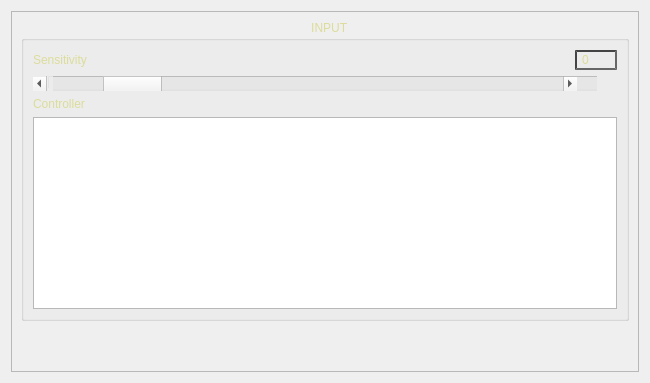
<?xml version="1.0" encoding="UTF-8"?>
<ui version="4.0">
 <class>ManipulatorController</class>
 <widget class="QWidget" name="ManipulatorController">
  <property name="enabled">
   <bool>true</bool>
  </property>
  <property name="geometry">
   <rect>
    <x>0</x>
    <y>0</y>
    <width>650</width>
    <height>383</height>
   </rect>
  </property>
  <property name="minimumSize">
   <size>
    <width>650</width>
    <height>0</height>
   </size>
  </property>
  <property name="windowTitle">
   <string>Form</string>
  </property>
  <property name="styleSheet">
   <string notr="true">QWidget{
	background-image: url(:/ta-skin/bg1.gif);
}

QLabel, QCheckBox, QTextEdit, QLineEdit, QGroupBox, QDoubleSpinBox, QSpinBox{
	font: bold 10px, &quot;Segoe UI Black&quot;;
	color: rgb(220, 220, 155);
    background-color: transparent;
}

QLabel, QCheckBox{
	border-image: url(:/ta-skin/label.gif) 11 22 10 12 repeat stretch ;
	border-width: 10;
}

QCheckBox{
	spacing: 3;
}

QCheckBox::indicator::checked, QCheckBox::indicator::unchecked{
    width: 19px;
    height: 19px;
}

QCheckBox::indicator::unchecked{
    border-image: url(:/ta-skin/lmp_off.png) 0 stretch
}

QCheckBox::indicator::checked{
    border-image: url(:/ta-skin/lmp_on.png) 0 stretch
}

QPushButton{
	font: bold 10px, &quot;Segoe UI Black&quot;;
	color: rgb(40, 20, 20);
	border-width: 8;
    border-image: url(:/ta-skin/button.gif) 10 12 11 14 repeat repeat 
}

QPushButton:pressed {
	border-image: url(:/ta-skin/button_pressed.gif) 10 12 11 14 repeat repeat
}

QScrollBar:horizontal {
    border-image: url(:/ta-skin/scroll_bg.png) 0 repeat stretch;
    height: 15px;
    margin: 0px 20px 0 20px;
}

QScrollBar::handle:horizontal {
    border-image: url(:/ta-skin/bar.png) 0 stretch;
    min-width: 5px;
    max-width: 5px;
}

QScrollBar::add-line:horizontal {
    border-image: url(:/ta-skin/arrow_off_right.png) 0 stretch;
    width: 20px;
    subcontrol-position: right;
    subcontrol-origin: margin;
}

QScrollBar::sub-line:horizontal:pressed {
    border-image: url(:/ta-skin/arrow_on_left.png) 0 stretch;
}

QScrollBar::add-line:horizontal:pressed {
    border-image: url(:/ta-skin/arrow_on_right.png) 0 stretch;
}

QScrollBar::sub-line:horizontal {
    border-image: url(:/ta-skin/arrow_off_left.png) 0 stretch;
    width: 20px;
    subcontrol-position: left;
    subcontrol-origin: margin;
}

QScrollBar::add-page:horizontal, QScrollBar::sub-page:horizontal {
    background: none;
}

QGroupBox{
    border-image: url(:/ta-skin/label-bg.png) 13 23 12 12 repeat repeat ;
    border-width: 10;
}

QGroupBox::title{
    subcontrol-origin: margin;
    subcontrol-position: top center;
    margin: 0 3
}

QLineEdit, QDoubleSpinBox, QSpinBox{
    padding: 0 3;
	border-color: #444444;
	border-style: inset;
	border-width: 2;
}

QDoubleSpinBox::up-arrow, QSpinBox::up-arrow {
    image: url(:/ta-skin/arrow_off_up.png) 0 stretch;
}

QDoubleSpinBox::down-arrow, QSpinBox::down-arrow {
    image: url(:/ta-skin/arrow_off_down.png) 0 stretch;
}

QDoubleSpinBox::up-arrow:pressed, QSpinBox::up-arrow:pressed {
    image: url(:/ta-skin/arrow_on_up.png) 0 stretch;
}

QDoubleSpinBox::down-arrow:pressed, QSpinBox::down-arrow:pressed {
    image: url(:/ta-skin/arrow_on_down.png) 0 stretch;
}</string>
  </property>
  <layout class="QVBoxLayout" name="verticalLayout_3">
   <item>
    <widget class="QScrollArea" name="scrollArea">
     <property name="styleSheet">
      <string notr="true">	QWidget{
	background-image: url(:/ta-skin/bg1.gif);
}

QLabel, QCheckBox, QTextEdit, QLineEdit, QGroupBox, QDoubleSpinBox, QSpinBox{
	font: bold 10px, &quot;Segoe UI Black&quot;;
	color: rgb(220, 220, 155);
    background-color: transparent;
}

QProgressBar{
    border-image: url(:/ta-skin/chunk_empty.png) 0 repeat stretch;
    font: 1px, &quot;Segoe UI Black&quot;;
}

QProgressBar::chunk {
    border-image: url(:/ta-skin/chunk_full.png) 0 repeat stretch;
}

QLabel, QCheckBox{
	border-image: url(:/ta-skin/label2.png) 11 22 10 12 repeat stretch ;
	border-width: 10;
}

QCheckBox{
	spacing: 3;
}

QCheckBox::indicator::checked, QCheckBox::indicator::unchecked{
    width: 19px;
    height: 19px;
}

QCheckBox::indicator:unchecked:disabled{
    border-image: url(:/ta-skin/lmp_off.png) 0 stretch
}

QCheckBox::indicator:checked:disabled{
    border-image: url(:/ta-skin/lmp_on.png) 0 stretch
}

QCheckBox::indicator:unchecked:enabled{
    border-image: url(:/ta-skin/lmp_off_locked.png) 0 stretch
}

QCheckBox::indicator:checked:enabled{
    border-image: url(:/ta-skin/lmp_on_locked.png) 0 stretch
}

QPushButton{
	font: bold 10px, &quot;Segoe UI Black&quot;;
	color: rgb(40, 20, 20);
	border-width: 8;
    border-image: url(:/ta-skin/button.gif) 10 12 11 14 repeat repeat 
}

QPushButton:pressed {
	border-image: url(:/ta-skin/button_pressed.gif) 10 12 11 14 repeat repeat
}

QScrollBar:horizontal {
    border-image: url(:/ta-skin/scroll_bg.png) 0 repeat stretch;
    height: 15px;
    margin: 0px 20px 0 20px;
}

QScrollBar::handle:horizontal {
    border-image: url(:/ta-skin/bar.png) 0 stretch;
    min-width: 5px;
    max-width: 5px;
}

QScrollBar::add-line:horizontal {
    border-image: url(:/ta-skin/arrow_off_right.png) 0 stretch;
    width: 20px;
    subcontrol-position: right;
    subcontrol-origin: margin;
}

QScrollBar::sub-line:horizontal:pressed {
    border-image: url(:/ta-skin/arrow_on_left.png) 0 stretch;
}

QScrollBar::add-line:horizontal:pressed {
    border-image: url(:/ta-skin/arrow_on_right.png) 0 stretch;
}

QScrollBar::sub-line:horizontal {
    border-image: url(:/ta-skin/arrow_off_left.png) 0 stretch;
    width: 20px;
    subcontrol-position: left;
    subcontrol-origin: margin;
}

QScrollBar::add-page:horizontal, QScrollBar::sub-page:horizontal {
    background: none;
}

QGroupBox{
    border-image: url(:/ta-skin/label-bg.png) 13 23 12 12 repeat repeat ;
    border-width: 10;
}

QGroupBox::title{
    subcontrol-origin: margin;
    subcontrol-position: top center;
    margin: 0 3
}

QLineEdit, QDoubleSpinBox, QSpinBox{
    padding: 0 3;
	border-color: #444444;
	border-style: inset;
	border-width: 2;
}

QDoubleSpinBox::up-arrow, QSpinBox::up-arrow {
    image: url(:/ta-skin/arrow_off_up.png) 0 stretch;
}

QDoubleSpinBox::down-arrow, QSpinBox::down-arrow {
    image: url(:/ta-skin/arrow_off_down.png) 0 stretch;
}

QDoubleSpinBox::up-arrow:pressed, QSpinBox::up-arrow:pressed {
    image: url(:/ta-skin/arrow_on_up.png) 0 stretch;
}

QDoubleSpinBox::down-arrow:pressed, QSpinBox::down-arrow:pressed {
    image: url(:/ta-skin/arrow_on_down.png) 0 stretch;
}</string>
     </property>
     <property name="widgetResizable">
      <bool>true</bool>
     </property>
     <widget class="QWidget" name="scrollAreaWidgetContents">
      <property name="geometry">
       <rect>
        <x>0</x>
        <y>0</y>
        <width>630</width>
        <height>363</height>
       </rect>
      </property>
      <property name="minimumSize">
       <size>
        <width>610</width>
        <height>340</height>
       </size>
      </property>
      <layout class="QGridLayout" name="gridLayout_3">
       <item row="0" column="0" colspan="2">
        <widget class="QGroupBox" name="PIN">
         <property name="enabled">
          <bool>true</bool>
         </property>
         <property name="title">
          <string> INPUT</string>
         </property>
         <layout class="QVBoxLayout" name="verticalLayout_2">
          <item>
           <layout class="QHBoxLayout" name="horizontalLayout_3">
            <item>
             <widget class="QLabel" name="label_16">
              <property name="enabled">
               <bool>true</bool>
              </property>
              <property name="text">
               <string>Sensitivity</string>
              </property>
             </widget>
            </item>
            <item>
             <spacer name="horizontalSpacer">
              <property name="orientation">
               <enum>Qt::Horizontal</enum>
              </property>
              <property name="sizeHint" stdset="0">
               <size>
                <width>40</width>
                <height>20</height>
               </size>
              </property>
             </spacer>
            </item>
            <item>
             <widget class="QSpinBox" name="SBXSENS">
              <property name="enabled">
               <bool>true</bool>
              </property>
              <property name="minimum">
               <number>-5</number>
              </property>
              <property name="maximum">
               <number>7</number>
              </property>
             </widget>
            </item>
           </layout>
          </item>
          <item>
           <widget class="QScrollBar" name="SBSENS">
            <property name="enabled">
             <bool>true</bool>
            </property>
            <property name="minimum">
             <number>-1</number>
            </property>
            <property name="maximum">
             <number>7</number>
            </property>
            <property name="pageStep">
             <number>1</number>
            </property>
            <property name="orientation">
             <enum>Qt::Horizontal</enum>
            </property>
           </widget>
          </item>
          <item>
           <widget class="QLabel" name="label">
            <property name="text">
             <string>Controller</string>
            </property>
           </widget>
          </item>
          <item>
           <widget class="QListWidget" name="ControllersList">
            <property name="styleSheet">
             <string notr="true">color: rgb(255, 255, 127);</string>
            </property>
           </widget>
          </item>
         </layout>
        </widget>
       </item>
       <item row="1" column="0" colspan="2">
        <spacer name="verticalSpacer">
         <property name="orientation">
          <enum>Qt::Vertical</enum>
         </property>
         <property name="sizeHint" stdset="0">
          <size>
           <width>20</width>
           <height>40</height>
          </size>
         </property>
        </spacer>
       </item>
      </layout>
     </widget>
    </widget>
   </item>
  </layout>
 </widget>
 <resources>
  <include location="../ta.qrc"/>
 </resources>
 <connections>
  <connection>
   <sender>SBXSENS</sender>
   <signal>valueChanged(int)</signal>
   <receiver>SBSENS</receiver>
   <slot>setValue(int)</slot>
   <hints>
    <hint type="sourcelabel">
     <x>205</x>
     <y>230</y>
    </hint>
    <hint type="destinationlabel">
     <x>205</x>
     <y>250</y>
    </hint>
   </hints>
  </connection>
  <connection>
   <sender>SBSENS</sender>
   <signal>valueChanged(int)</signal>
   <receiver>SBXSENS</receiver>
   <slot>setValue(int)</slot>
   <hints>
    <hint type="sourcelabel">
     <x>173</x>
     <y>250</y>
    </hint>
    <hint type="destinationlabel">
     <x>190</x>
     <y>230</y>
    </hint>
   </hints>
  </connection>
 </connections>
</ui>
